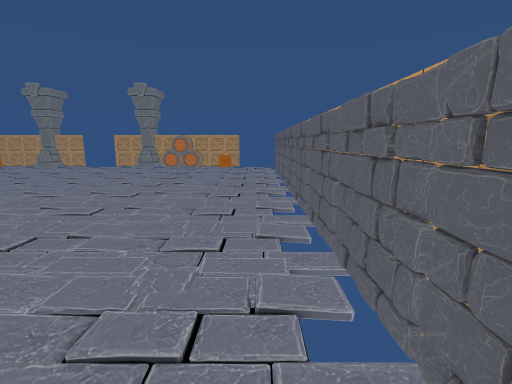
View 1 (above)

20 first-person views from a walk through a scene from a Unity 3-D project. The camera is 1.5 m above the floor, tilts 10° down and sees 85° across. Doors are open. The floor is counted in squares, 1 m on a side. Each view is taken from the middle of a square. On the plan, view 1 faces up. The plan holds only what a view shows up to about 14 squares ahead; the rest is blank. Some surface patterns are stand-ins.

View 2
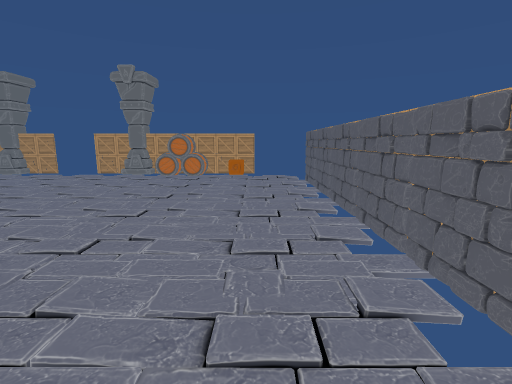

View 3
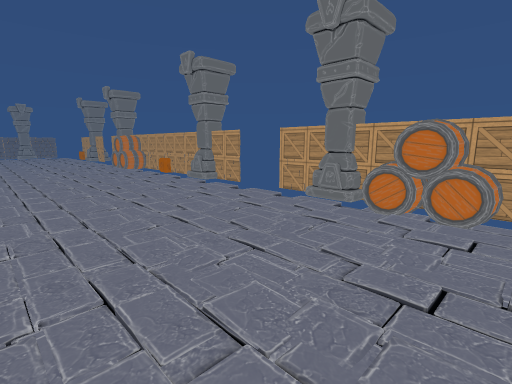

View 4
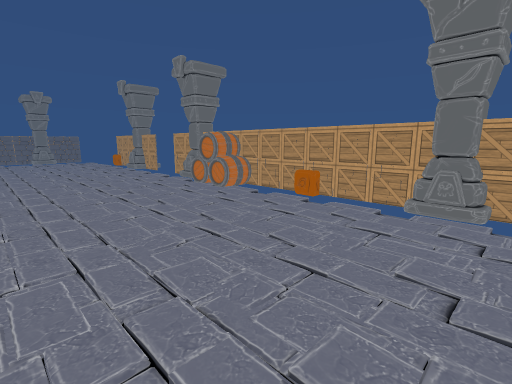

View 5
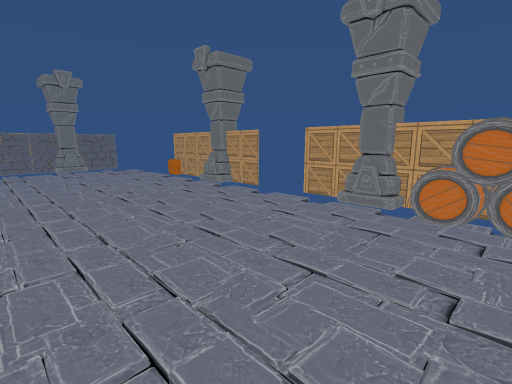

View 6
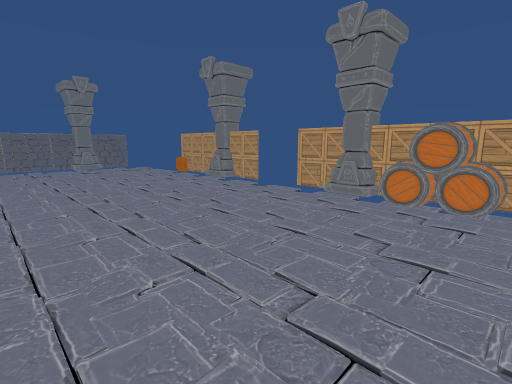

View 7
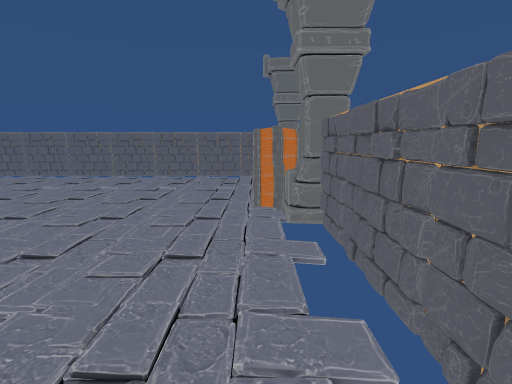

View 8
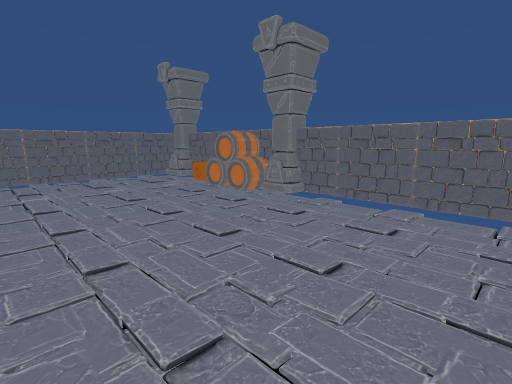

View 9
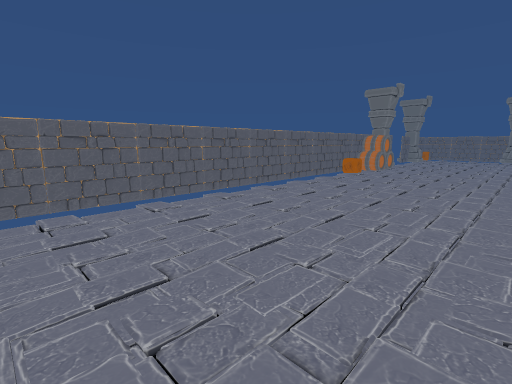

View 10
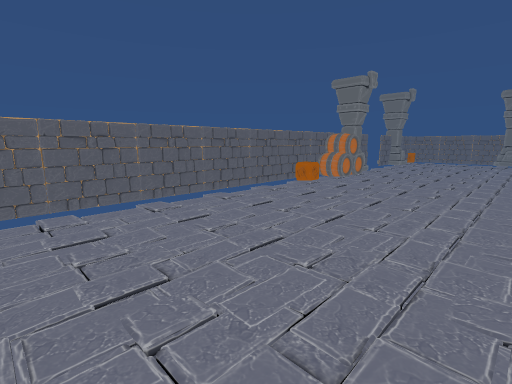

View 11
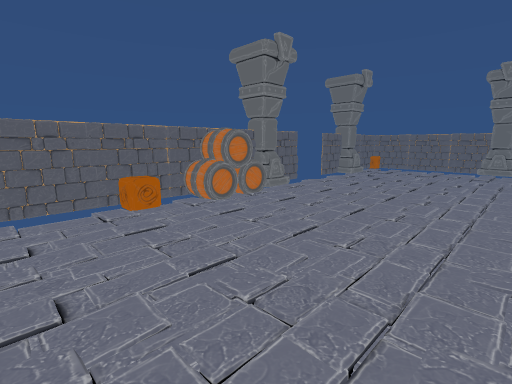

View 12
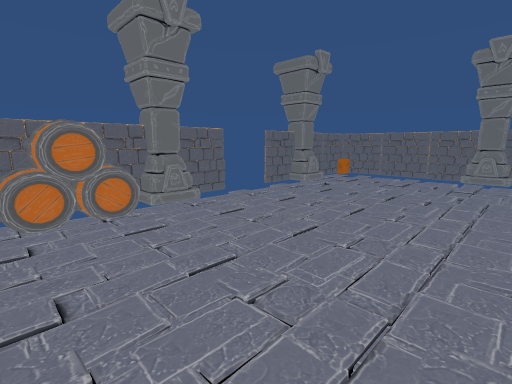

View 13
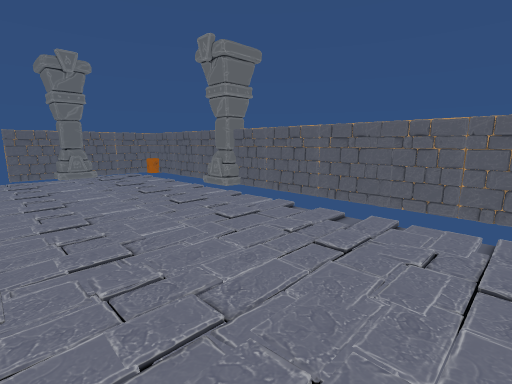

View 14
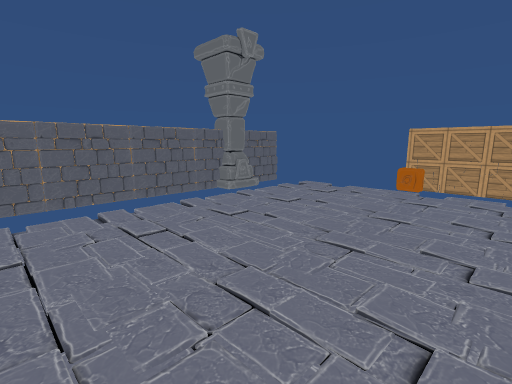

View 15
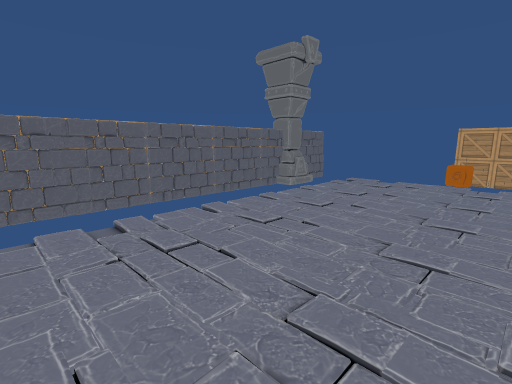

View 16
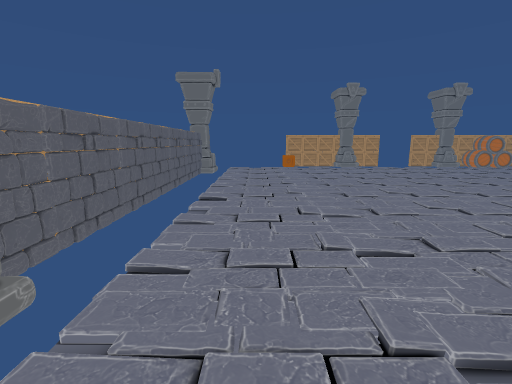

View 17
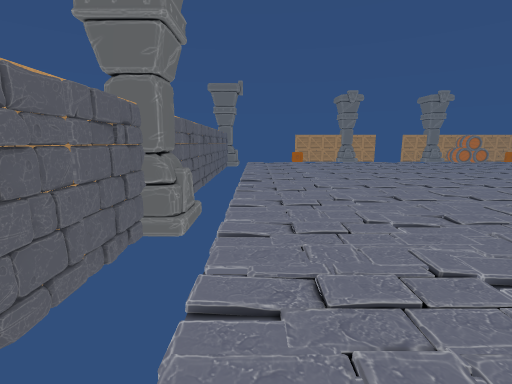

View 18
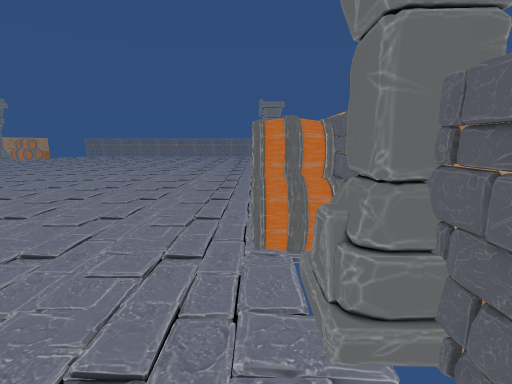

View 19
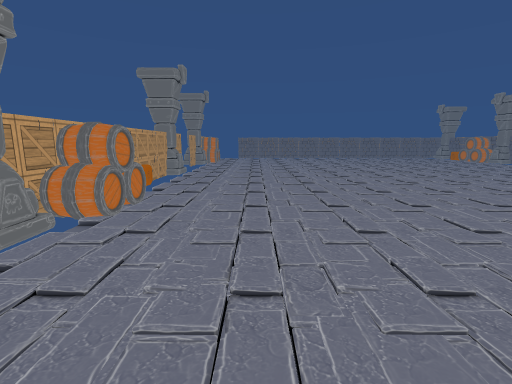

View 20
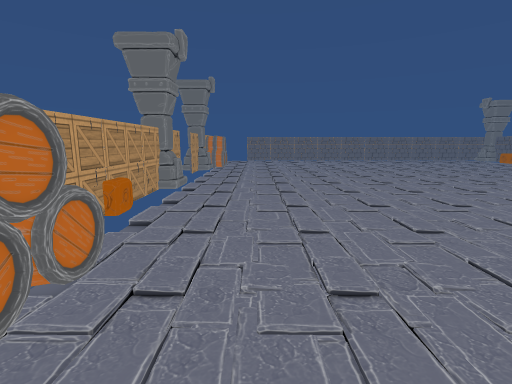

### Floor plan
Key: @ floor where view 1 was taken; # wall or solid block; x gap in a wall; . floor; / step, stairs or slope; D open door; B barrel; O other object.
Columns run from 39 left of view 1 to 1 right of it. Each row starts with its distance up from view 1.
 19       O  OO     OO    O  OO     OO   O
 18       O###ODDDD#O#BB##O###ODDDD#O#BB#Ox
 17  # ../...........BBB.............BBB/...
 16  # .....................................
 15  OO.....................................#
 14  OO.....................................#
 13  # .....................................#
 12  # .....................................#
 11   #.....................................#
 10   #.....................................#
  9   #............  .......................#
  8   #...........    ......................#
  7   #..........      ............ ........#
  6   #.........       ............  .......#
  5   #.........     ..............   ......#
  4  # ........     ...............   ......#
  3  # .....................................#
  2 OOO.....................................#
  1  #O.....................................#
  0  # ....................................@#
 -1  # .....................................#
 -2   #.....................................#
 -3   #..........BBBO................BBB....#
 -4   ###O#DDDDO#BBBO################BB  O#O#
 -5      O     OO                   OO     OO

Where each view was taken, in squares from view 1:
view 1: 0 up, 0 right, facing up
view 2: 4 up, 1 left, facing up
view 3: 11 up, 3 left, facing up-left
view 4: 11 up, 12 left, facing up-left
view 5: 11 up, 20 left, facing up-left
view 6: 10 up, 19 left, facing up-left
view 7: 3 down, 12 left, facing right
view 8: 3 up, 12 left, facing down-right
view 9: 3 up, 9 left, facing down-left
view 10: 3 up, 13 left, facing down-left
view 11: 3 up, 20 left, facing down-left
view 12: 3 up, 24 left, facing down-left
view 13: 10 up, 31 left, facing down-left
view 14: 8 up, 30 left, facing up-left
view 15: 6 up, 31 left, facing up-left
view 16: 0 up, 35 left, facing up
view 17: 3 down, 36 left, facing up
view 18: 3 down, 30 left, facing right
view 19: 14 up, 27 left, facing right
view 20: 15 up, 23 left, facing right
